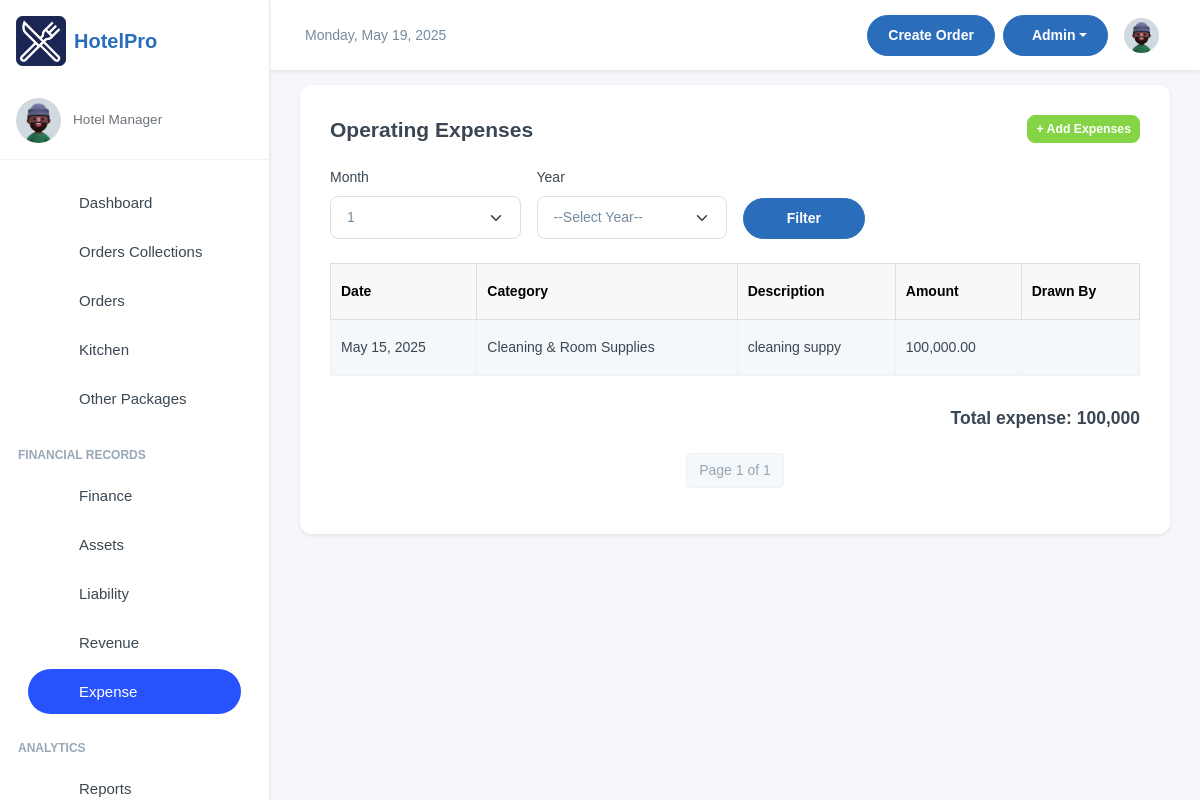
Before: /finance/all-expense/ (signed in) with the older database file.
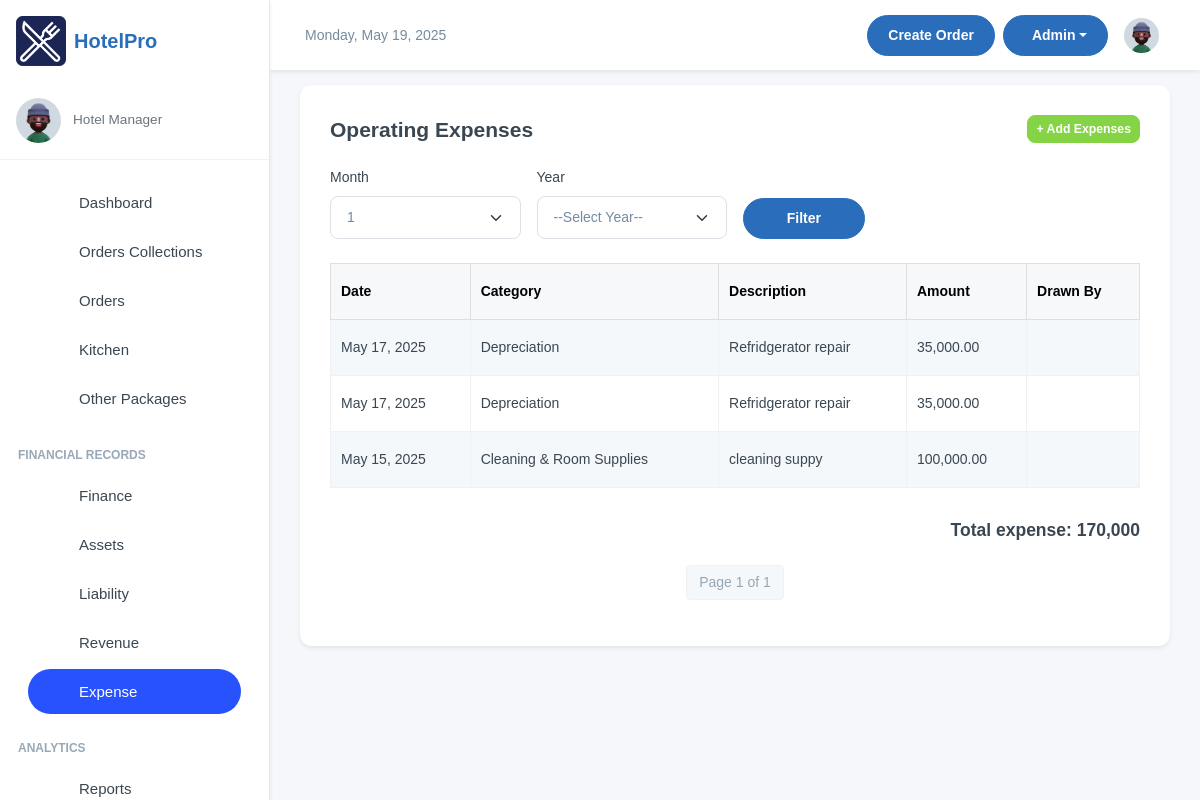
After: the same page with the newer database file.
### finance/models.py (models this page shows, shortened)
class Expense(models.Model):
    EXPENCE_CHOICES = [
        ('staff', 'Salaries and Wages'),
        ('utilities', 'Utilities'),
        ('repairs', 'Repairs and Maintenance'),
        ('supplies', 'Cleaning & Room Supplies'),
        ('fnb', 'Food and Beverage'),
        ('admin', 'Administrative'),
        ('marketing', 'Sales and Marketing'),
        ('finance', 'Finance Costs'),
        ('depreciation', 'Depreciation'),
        ('other', 'Other'),
    ]
    description = models.CharField(max_length=255)
    amount = models.DecimalField(max_digits=12, decimal_places=2)
    date = models.DateField()
    category = models.CharField(max_length=100, blank=True, null=True,  choices=EXPENCE_CHOICES)
    attachment = models.FileField(upload_to='attachments/%Y/%m/%d/', blank=True, null=True)
    is_active = models.BooleanField(default=True)
    created_by = models.ForeignKey(settings.AUTH_USER_MODEL, on_delete=models.SET_NULL,
                                   null=True, blank=True, related_name='+')
    updated_by = models.ForeignKey(settings.AUTH_USER_MODEL, on_delete=models.SET_NULL,
                                   null=True, blank=True, related_name='+')

### finance/views.py (the view)
# urls.py: path('all-expense/', views.expense, name='expense')
@login_required(login_url='/user/login/')
def expense(request):
    selected_month = request.GET.get('month')
    selected_year = request.GET.get('year')
    expense_list = Expense.objects.filter(is_active=True).order_by('-date')
    if selected_month and selected_year:
        expense_list = expense_list.filter(
            date__year=selected_year,
            date__month=selected_month
        )
    total_expense = expense_list.aggregate(total=Sum('amount'))['total'] or 0
    paginator = Paginator(expense_list, 10)
    page_number = request.GET.get('page')
    expense_page = paginator.get_page(page_number)
    context = {
        "expense_list": expense_page,
        "total_expense": total_expense,
        "selected_month": selected_month,
        "selected_year": selected_year,
    }
    return render(request, "expense.html", context)

### finance/templatetags/custom_filters.py (called while the page is built)
@register.filter
def to(value, arg):
    return range(int(value), int(arg) + 1)

@register.filter
def get_range(start, end):
    return range(start, end)

### finance/templates/expense.html (shortened to what this page needs)
{% extends 'base.html' %}
{% load humanize %}
{% load custom_filters %}
{% block content %}
<div class="card shadow-sm">
    <div class="card-body">
        <div class="d-flex justify-content-between align-items-center mb-4">
            <h4 class="fw-semibold mb-0">Operating Expenses</h4>
            <a href="/finance/expense/add/" class="btn btn-success btn-sm">+ Add Expenses</a>
        </div>
        <form method="get" class="row g-3 align-items-end mb-4">
            <div class="col-md-3">
                <label for="month" class="form-label">Month</label>
                <select name="month" id="month" class="form-select">
                    {% for m in 1|to:12 %}
                        <option value="{{ m }}" {% if m|stringformat:"s" == selected_month %}selected{% endif %}>{{ m }}</option>
                    {% endfor %}
                </select>
            </div>
            <div class="col-md-3">
                <label for="year" class="form-label">Year</label>
                <select name="year" id="year" class="form-select">
                    <option value="">--Select Year--</option>
                </select>
            </div>
            <div class="col-md-2">
                <button type="submit" class="btn btn-primary w-100">Filter</button>
            </div>
        </form>
        <div class="table-responsive">
            <table class="table table-striped table-bordered">
                <thead class="table-light">
                    <tr>
                        <th>Date</th>
                        <th>Category</th>
                        <th>Description</th>
                        <th>Amount</th>
                        <th>Drawn By </th>
                    </tr>
                </thead>
                <tbody>
                    {% for expense in expense_list %}
                    <tr>
                        <td>{{ expense.date }}</td>
                        <td>{{ expense.get_category_display }}</td>
                        <td>{{ expense.description }}</td>
                        <td>{{ expense.amount|intcomma }}</td>
                        <td>{{ expense.drawn_by }}</td>
                    </tr>
                    {% empty %}
                    <tr>
                        <td colspan="5" class="text-center text-muted">No expense records for this period.</td>
                    </tr>
                    {% endfor %}
                </tbody>
            </table>
        </div>
        <div class="mt-3">
            <h5 class="text-end"><strong>Total expense:</strong> {{ total_expense|intcomma }}</h5>
        </div>
        <nav aria-label="Page navigation" class="mt-4">
            <ul class="pagination justify-content-center">
                <li class="page-item disabled">
                    <span class="page-link">Page {{ expense_list.number }} of {{ expense_list.paginator.num_pages }}</span>
                </li>
            </ul>
        </nav>
    </div>
</div>
{% endblock content %}

Changed rows visible on the page:
added Expense: date "May 17, 2025", category "Depreciation", description "Refridgerator repair", amount "35,000.00"
added Expense: date "May 17, 2025", category "Depreciation", description "Refridgerator repair", amount "35,000.00"
Other visible differences:
{{ total_expense|intcomma }}: "100,000" → "170,000"
